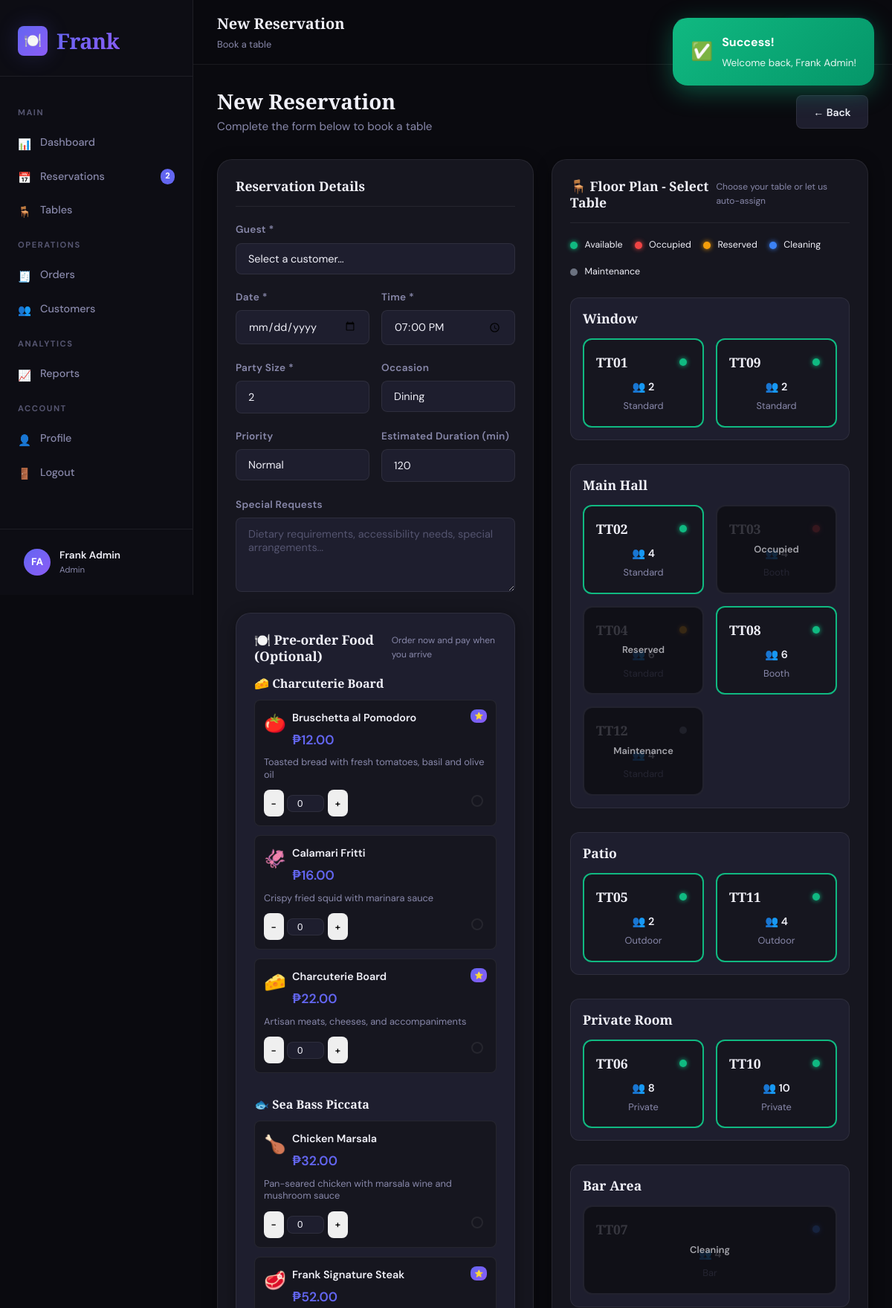
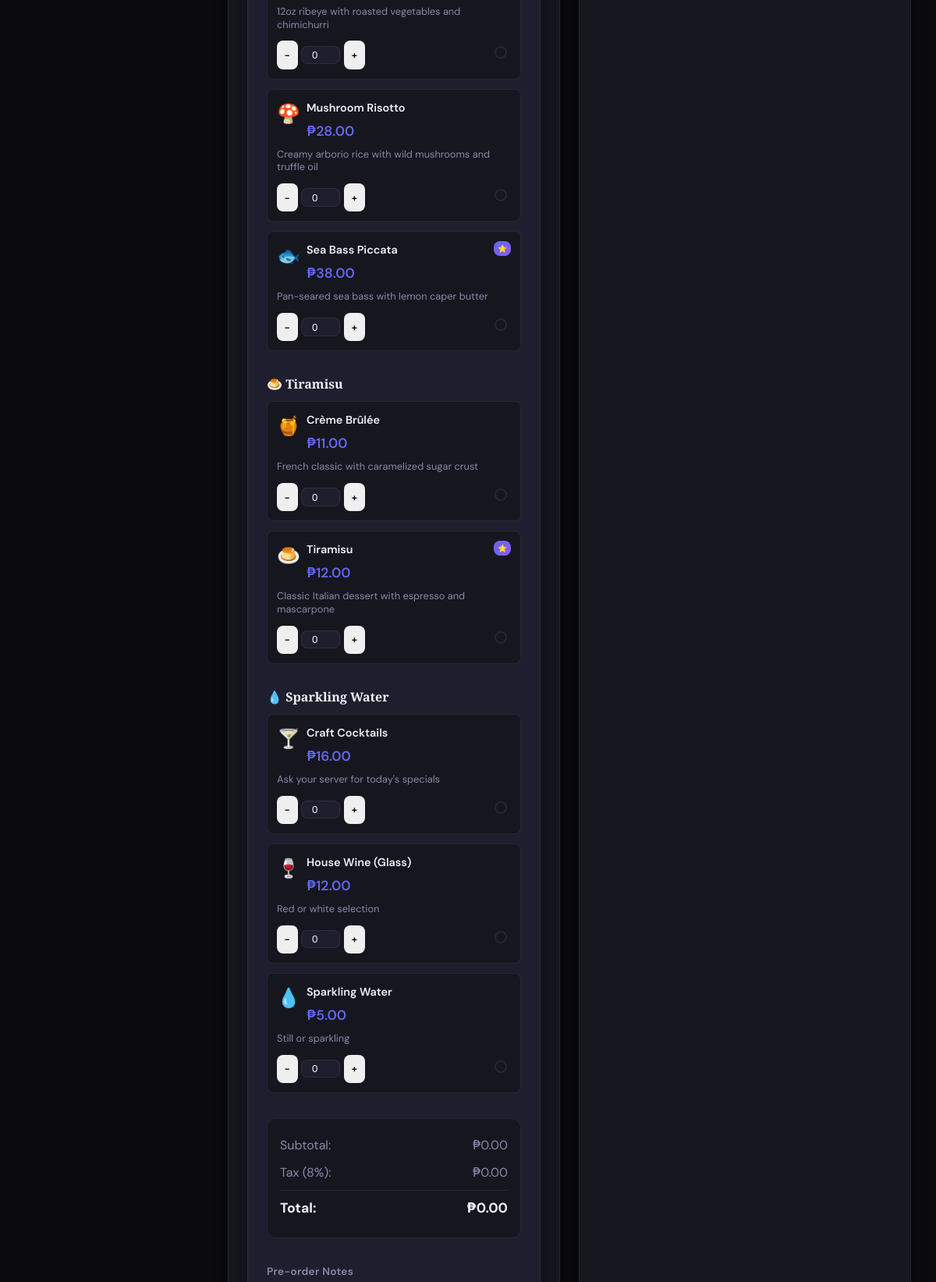
The page /create_reservation.php (signed in, upper part) on the database its author committed (2 pictures, top to bottom).
### tables this page shows
CREATE TABLE IF NOT EXISTS menu_items (
    item_id INT PRIMARY KEY AUTO_INCREMENT,
    category_id INT,
    name VARCHAR(150) NOT NULL,
    description TEXT,
    price DECIMAL(10,2) NOT NULL,
    image_url VARCHAR(255),
    is_available TINYINT(1) DEFAULT 1,
    is_featured TINYINT(1) DEFAULT 0,
    preparation_time INT DEFAULT 15,
    created_at TIMESTAMP DEFAULT CURRENT_TIMESTAMP,
    FOREIGN KEY (category_id) REFERENCES menu_categories(category_id) ON DELETE SET NULL
);

CREATE TABLE IF NOT EXISTS restaurant_tables (
    table_id INT PRIMARY KEY AUTO_INCREMENT,
    table_number VARCHAR(10) UNIQUE NOT NULL,
    capacity INT NOT NULL DEFAULT 4,
    status ENUM('available','occupied','reserved','maintenance','cleaning') DEFAULT 'available',
    location VARCHAR(50) DEFAULT 'Main Hall',
    table_type ENUM('standard','booth','private','outdoor','bar') DEFAULT 'standard',
    min_party_size INT DEFAULT 1,
    max_party_size INT DEFAULT 20,
    features TEXT,
    last_cleaned TIMESTAMP NULL,
    created_at TIMESTAMP DEFAULT CURRENT_TIMESTAMP
);

### includes/config.php (called while the page is built, shortened)
<?php
function getUserRole() {
    return $_SESSION['role'] ?? null;
}
function hasAccess($page) {
    $role = getUserRole();
    return in_array($page, ROLES[$role] ?? []);
}
?>

### includes/database.php (called while the page is built, shortened)
<?php
require_once 'config.php';
class Database {
    private static $instance = null;
    public $conn;
    private function __construct() {
        $this->conn = new mysqli(DB_HOST, DB_USER, DB_PASS, DB_NAME);
        $this->conn->set_charset('utf8mb4');
    }
    public static function getInstance() {
        if (!self::$instance) {
            self::$instance = new self();
        }
        return self::$instance;
    }
    public function query($sql, $params = [], $types = '') {
        $stmt = $this->conn->prepare($sql);
        $stmt->execute();
        return $stmt;
    }
    public function fetchAll($sql, $params = [], $types = '') {
        $stmt = $this->query($sql, $params, $types);
        $result = $stmt->get_result();
        return $result->fetch_all(MYSQLI_ASSOC);
    }
}
function db() {
    return Database::getInstance();
}
?>

### create_reservation.php (the view, shortened to what this page needs)
<?php
require_once 'includes/header.php';
$tables = db()->fetchAll("SELECT * FROM restaurant_tables ORDER BY table_number");
$customers = [];
if (in_array($role, ['admin','manager','staff'])) {
    $customers = db()->fetchAll("SELECT user_id, full_name, email, phone, preferred_table_id, vip_status FROM users WHERE role='customer' ORDER BY full_name");
}
$menu_categories = db()->fetchAll(
    "SELECT mc.*, mi.* FROM menu_categories mc
     LEFT JOIN menu_items mi ON mc.category_id = mi.category_id AND mi.is_available = 1
     ORDER BY mc.sort_order, mi.name"
);
$menu_by_category = [];
foreach ($menu_categories as $item) {
    if ($item['item_id']) {
        $menu_by_category[$item['category_id']]['name'] = $item['name'];
        $menu_by_category[$item['category_id']]['items'][] = $item;
    }
}
$food_icons = [
    'Appetizers' => '🥗',
    'Main Course' => '🍽️',
    'Desserts' => '🍰',
    'Beverages' => '🍷',
    'Bruschetta al Pomodoro' => '🍅',
    'Calamari Fritti' => '🦑',
    'Charcuterie Board' => '🧀',
    'Garlic Bread' => '🍞',
    'Frank Signature Steak' => '🥩',
    'Sea Bass Piccata' => '🐟',
    'Grilled Salmon' => '🐠',
    'Mushroom Risotto' => '🍄',
    'Chicken Marsala' => '🍗',
    'Tiramisu' => '🍮',
    'Chocolate Lava Cake' => '🍫',
    'Crème Brûlée' => '🍯',
    'House Wine (Glass)' => '🍷',
    'Craft Cocktails' => '🍸',
    'Fresh Lemonade' => '🍋',
    'Sparkling Water' => '💧'
];
?>
<div class="flex justify-between items-center mb-4">
    <div>
        <h2 class="section-title">New Reservation</h2>
        <p class="section-subtitle">Complete the form below to book a table</p>
    </div>
    <a href="reservations.php" class="btn btn-secondary">← Back</a>
</div>
<div class="content-grid">
    <div class="card animate-in">
        <div class="card-header">
            <h3 class="card-title">Reservation Details</h3>
        </div>
        <form method="POST" action="" id="reservationForm">
            <?php if(in_array($role, ['admin','manager','staff']) && $customers): ?>
            <div class="form-group">
                <label>Guest *</label>
                <select name="user_id" class="form-control" required onchange="loadGuestPref(this)">
                    <option value="">Select a customer...</option>
                </select>
            </div>
            <?php endif; ?>
            <div class="form-row">
                <div class="form-group">
                    <label>Date *</label>
                    <input type="date" name="reservation_date" class="form-control" required min="<?= date('Y-m-d') ?>" value="<?= htmlspecialchars($_POST['reservation_date'] ?? '') ?>">
                </div>
                <div class="form-group">
                    <label>Time *</label>
                    <input type="time" name="reservation_time" class="form-control" required value="<?= htmlspecialchars($_POST['reservation_time'] ?? '19:00') ?>">
                </div>
            </div>
            <div class="form-row">
                <div class="form-group">
                    <label>Party Size *</label>
                    <input type="number" name="party_size" class="form-control" min="1" max="20" required value="<?= htmlspecialchars($_POST['party_size'] ?? 2) ?>">
                </div>
                <div class="form-group">
                    <label>Occasion</label>
                    <select name="occasion" class="form-control">
                        <?php foreach(['dining','birthday','anniversary','business','date','celebration','other'] as $occ): ?>
                        <option value="<?= $occ ?>" <?= ($_POST['occasion'] ?? 'dining') === $occ ? 'selected' : '' ?>><?= ucfirst($occ) ?></option>
                        <?php endforeach; ?>
                    </select>
                </div>
            </div>
            <?php if(in_array($role, ['admin','manager'])): ?>
            <div class="form-row">
                <div class="form-group">
                    <label>Priority</label>
                    <select name="priority" class="form-control">
                        <option value="normal" selected>Normal</option>
                    </select>
                </div>
                <div class="form-group">
                    <label>Estimated Duration (min)</label>
                    <input type="number" name="estimated_duration" class="form-control" value="120" min="30" max="360" step="30">
                </div>
            </div>
            <?php endif; ?>
            <div class="form-group">
                <label>Special Requests</label>
                <textarea name="special_requests" class="form-control" placeholder="Dietary requirements, accessibility needs, special arrangements..."><?= htmlspecialchars($_POST['special_requests'] ?? '') ?></textarea>
            </div>
            <div class="card mb-3" style="background:var(--bg-tertiary);">
                <div class="card-header" style="background:transparent;border:none;padding:0;margin-bottom:1rem;">
                    <h4 class="card-title" style="font-size:1.1rem;">🍽️ Pre-order Food (Optional)</h4>
                    <span class="text-xs text-muted">Order now and pay when you arrive</span>
                </div>
                <?php foreach($menu_by_category as $category_id => $category): ?>
                <div class="menu-category mb-3">
                    <h5 class="category-title" style="font-size:1rem;margin-bottom:0.75rem;">
                        <?= $food_icons[$category['name']] ?? '🍽️' ?> <?= $category['name'] ?>
                    </h5>
                    <div class="menu-items-grid" style="grid-template-columns: repeat(auto-fit, minmax(250px, 1fr)); gap:0.75rem;">
                        <?php foreach($category['items'] as $item): ?>
                        <div class="menu-item-card" style="padding:0.75rem;background:var(--bg-card);border:1px solid var(--border-color);border-radius:var(--radius-sm);">
                            <div class="menu-item-header" style="display:flex;align-items:flex-start;gap:0.5rem;margin-bottom:0.5rem;">
                                <span class="menu-item-icon"><?= $food_icons[$item['name']] ?? '🍽️' ?></span>
                                <div class="menu-item-info" style="flex:1;">
                                    <div class="menu-item-name" style="font-weight:600;font-size:0.9rem;"><?= htmlspecialchars($item['name']) ?></div>
                                    <div class="menu-item-price" style="color:var(--accent-primary);font-weight:600;">₱<?= number_format($item['price'], 2) ?></div>
                                </div>
                                <?php if($item['is_featured']): ?>
                                <span class="featured-badge" style="background:var(--gradient-primary);color:white;padding:0.1rem 0.3rem;border-radius:var(--radius-sm);font-size:0.6rem;font-weight:600;">⭐</span>
                                <?php endif; ?>
                            </div>
                            <div class="menu-item-description" style="color:var(--text-secondary);font-size:0.8rem;line-height:1.3;margin-bottom:0.75rem;"><?= htmlspecialchars($item['description']) ?></div>
                            <div class="menu-item-actions" style="display:flex;align-items:center;justify-content:space-between;gap:0.5rem;">
                                <div class="quantity-control" style="display:flex;align-items:center;gap:0.3rem;">
                                    <button type="button" class="btn btn-icon btn-sm" onclick="decreasePreorderQty(<?= $item['item_id'] ?>)">−</button>
                                    <input type="number" name="quantities[<?= $item['item_id'] ?>]" id="preorder_qty_<?= $item['item_id'] ?>" value="0" min="0" max="20" class="qty-input" style="width:50px;text-align:center;padding:0.2rem;border:1px solid var(--border-color);border-radius:var(--radius-sm);background:var(--bg-tertiary);">
                                    <button type="button" class="btn btn-icon btn-sm" onclick="increasePreorderQty(<?= $item['item_id'] ?>)">+</button>
                                </div>
                                <label class="checkbox-label" style="display:flex;align-items:center;cursor:pointer;">
                                    <span class="checkmark" style="width:16px;height:16px;border:2px solid var(--border-color);border-radius:var(--radius-sm);margin-right:0.3rem;display:flex;align-items:center;justify-content:center;transition:var(--transition);"></span>
                                </label>
                            </div>
                        </div>
                        <?php endforeach; ?>
                    </div>
                </div>
                <?php endforeach; ?>
                <div class="order-summary" style="background:var(--bg-card);border-radius:var(--radius);padding:1rem;margin-top:1rem;border:1px solid var(--border-color);">
                    <div class="summary-row" style="display:flex;justify-content:space-between;align-items:center;padding:0.3rem 0;color:var(--text-secondary);">
                        <span>Subtotal:</span>
                        <span id="preorder_subtotal">₱0.00</span>
                    </div>
                    <div class="summary-row" style="display:flex;justify-content:space-between;align-items:center;padding:0.3rem 0;color:var(--text-secondary);">
                        <span>Tax (8%):</span>
                        <span id="preorder_tax">₱0.00</span>
                    </div>
                    <div class="summary-row total" style="display:flex;justify-content:space-between;align-items:center;padding:0.5rem 0;border-top:1px solid var(--border-color);margin-top:0.3rem;font-weight:700;font-size:1.1rem;color:var(--text-primary);">
                        <span>Total:</span>
                        <span id="preorder_total">₱0.00</span>
                    </div>
                </div>
                <div class="form-group" style="margin-top:1rem;">
                    <label>Pre-order Notes</label>
                </div>
            </div>
        </form>
    </div>
    <div class="card animate-in">
        <div class="card-header">
            <h3 class="card-title">🪑 Floor Plan - Select Table</h3>
            <span class="text-xs text-muted">Choose your table or let us auto-assign</span>
        </div>
        <div class="flex gap-2 mb-3" style="flex-wrap:wrap;">
            <?php foreach(['available'=>'success','occupied'=>'danger','reserved'=>'warning','cleaning'=>'info','maintenance'=>'muted'] as $st => $cl): ?>
            <span style="display:flex;align-items:center;gap:0.3rem;font-size:0.78rem;">
                <span class="table-status-dot dot-<?= $st ?>"></span><?= ucfirst($st) ?>
            </span>
            <?php endforeach; ?>
        </div>
        <div class="floor-plan-grid" id="floorPlan">
            <?php
            $table_groups = [];
            foreach($tables as $table) {
                $table_groups[$table['location']][] = $table;
            }
            foreach($table_groups as $location => $location_tables): ?>
            <div class="floor-section">
                <h4 class="section-title"><?= htmlspecialchars($location) ?></h4>
                <div class="tables-grid">
                    <?php foreach($location_tables as $table):
                        $is_available = $table['status'] === 'available';
                        $can_fit = $table['capacity'] >= ($_POST['party_size'] ?? 2);
                        ?>
                    <div class="table-card <?= $is_available && $can_fit ? 'selectable' : 'disabled' ?>"
                         data-table-id="<?= $table['table_id'] ?>"
                         data-table-number="<?= $table['table_number'] ?>"
                         data-capacity="<?= $table['capacity'] ?>"
                         data-location="<?= htmlspecialchars($table['location']) ?>"
                         data-type="<?= $table['table_type'] ?>"
                         onclick="selectTable(<?= $table['table_id'] ?>, <?= $is_available && $can_fit ? 'true' : 'false' ?>)">
                        <div class="table-header">
                            <span class="table-number">T<?= $table['table_number'] ?></span>
                            <span class="table-status-dot dot-<?= $table['status'] ?>"></span>
                        </div>
                        <div class="table-details">
                            <div class="capacity">👥 <?= $table['capacity'] ?></div>
                            <div class="type"><?= ucfirst($table['table_type']) ?></div>
                        </div>
                        <?php if(!$is_available): ?>
                        <div class="table-overlay">
                            <span><?= ucfirst($table['status']) ?></span>
                        </div>
                        <?php elseif(!$can_fit): ?>
                        <div class="table-overlay">
                            <span>Too small</span>
                        </div>
                        <?php endif; ?>
                    </div>
                    <?php endforeach; ?>
                </div>
            </div>
            <?php endforeach; ?>
        </div>
    </div>
</div>
<?php require_once 'includes/footer.php'; ?>

### rows shown on the page
menu_items: name "🍅", name "Bruschetta al Pomodoro", price "12.00", description "Toasted bread with fresh tomatoes, basil and olive oil"
menu_items: name "🦑", name "Calamari Fritti", price "16.00", description "Crispy fried squid with marinara sauce"
menu_items: name "🧀", name "Charcuterie Board", price "22.00", description "Artisan meats, cheeses, and accompaniments"
menu_items: name "🍗", name "Chicken Marsala", price "32.00", description "Pan-seared chicken with marsala wine and mushroom sauce"
menu_items: name "🥩", name "Frank Signature Steak", price "52.00", description "12oz ribeye with roasted vegetables and chimichurri"
menu_items: name "🍄", name "Mushroom Risotto", price "28.00", description "Creamy arborio rice with wild mushrooms and truffle oil"
menu_items: name "🐟", name "Sea Bass Piccata", price "38.00", description "Pan-seared sea bass with lemon caper butter"
menu_items: name "🍯", name "Crème Brûlée", price "11.00", description "French classic with caramelized sugar crust"
menu_items: name "🍮", name "Tiramisu", price "12.00", description "Classic Italian dessert with espresso and mascarpone"
menu_items: name "🍸", name "Craft Cocktails", price "16.00", description "Ask your server for today's specials"
menu_items: name "🍷", name "House Wine (Glass)", price "12.00", description "Red or white selection"
menu_items: name "💧", name "Sparkling Water", price "5.00", description "Still or sparkling"
restaurant_tables: table_number "T01", capacity "2", table_type "Standard"
restaurant_tables: table_number "T09", capacity "2", table_type "Standard"
restaurant_tables: table_number "T02", capacity "4", table_type "Standard"
restaurant_tables: table_number "T03", capacity "4", table_type "Booth", status "Occupied"
restaurant_tables: table_number "T04", capacity "6", table_type "Standard", status "Reserved"
restaurant_tables: table_number "T08", capacity "6", table_type "Booth"
restaurant_tables: table_number "T12", capacity "4", table_type "Standard", status "Maintenance"
restaurant_tables: table_number "T05", capacity "2", table_type "Outdoor"
restaurant_tables: table_number "T11", capacity "4", table_type "Outdoor"
restaurant_tables: table_number "T06", capacity "8", table_type "Private"
restaurant_tables: table_number "T10", capacity "10", table_type "Private"
restaurant_tables: table_number "T07", capacity "4", table_type "Bar", status "Cleaning"

### other values the page prints
$icon "📊 📅 🪑 🧾 👥 📈 👤 🚪"
$label "Dashboard Reservations Tables Orders Customers Reports Profile Logout"
$badge "2"
$initials "FA"
$name "Frank Admin"
$role "Admin"
$pageTitle "New Reservation"
$pageSubtitle "Book a table"
$food_icons[$category['name']] "🧀"
$category['name'] "Charcuterie Board"
$food_icons[$category['name']] "🐟"
$category['name'] "Sea Bass Piccata"
$food_icons[$category['name']] "🍮"
$category['name'] "Tiramisu"
$food_icons[$category['name']] "💧"
